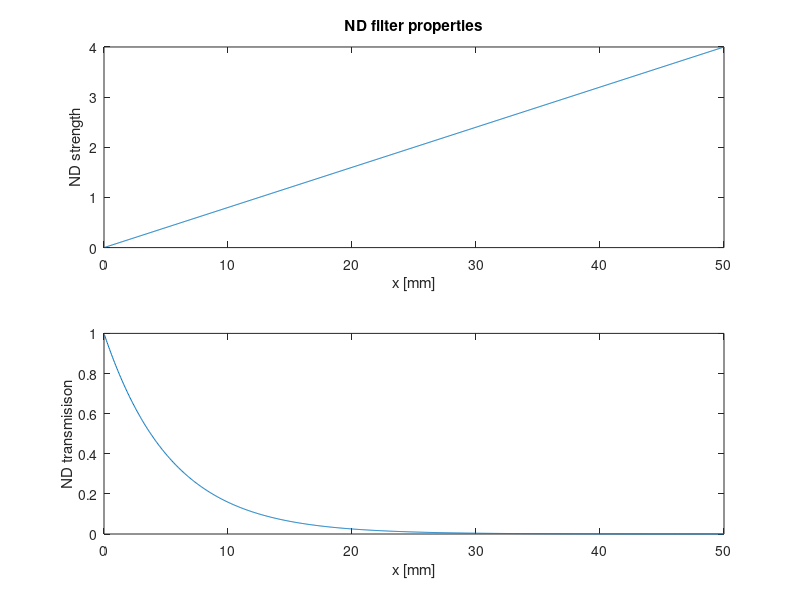
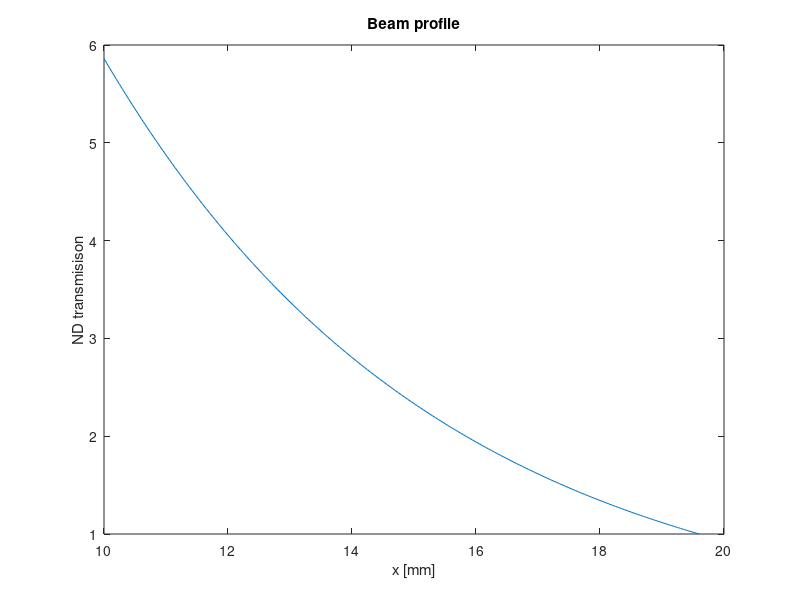

Recreate these plots in MATLAB, in order.
function linearNDFilterTransmission(ND_start,ND_end,ND_length,ND_samples,beam_pos,beam_length)

    if nargin < 1
        ND_start = 0; %underestimated
    end
    if nargin < 2
        ND_end = 4;
    end
    if nargin < 3
        ND_length = 50 * 1e-3; %[m] overestimated
    end
    if nargin < 4
        ND_samples = 1000;
    end
    if nargin < 5
        beam_pos = 10 * 1e-3; %[m]
    end
    if nargin < 6
        beam_length = 2.4*4 * 1e-3; %[m]
    end
    
    xRange = [1:ND_samples] / ND_samples * ND_length;
    xStep = xRange(2) - xRange(1);
    ND_range = [1:ND_samples] / ND_samples * (ND_end - ND_start);
    ND_transmission = 10.^(-1 .* ND_range);
    
    figure(1);
    subplot(2,1,1);
    plot(xRange * 1e3,ND_range);
    xlabel('x [mm]');
    ylabel('ND strength');
    title('ND filter properties');
    subplot(2,1,2);
    plot(xRange * 1e3,ND_transmission);
    xlabel('x [mm]');
    ylabel('ND transmisison');

    beam_pos_start_pixels = find(abs(xRange - beam_pos) <= (xStep / 2),1,'first');
    beam_pos_end_pixels = find(abs(xRange - (beam_pos + beam_length)) <= (xStep / 2),1,'first');

    figure(2);
    plot(xRange(beam_pos_start_pixels:beam_pos_end_pixels) * 1e3...
        ,ND_transmission(beam_pos_start_pixels:beam_pos_end_pixels) / min(ND_transmission(beam_pos_start_pixels:beam_pos_end_pixels)));
    xlabel('x [mm]');
    ylabel('ND transmisison');
    title('Beam profile');
end